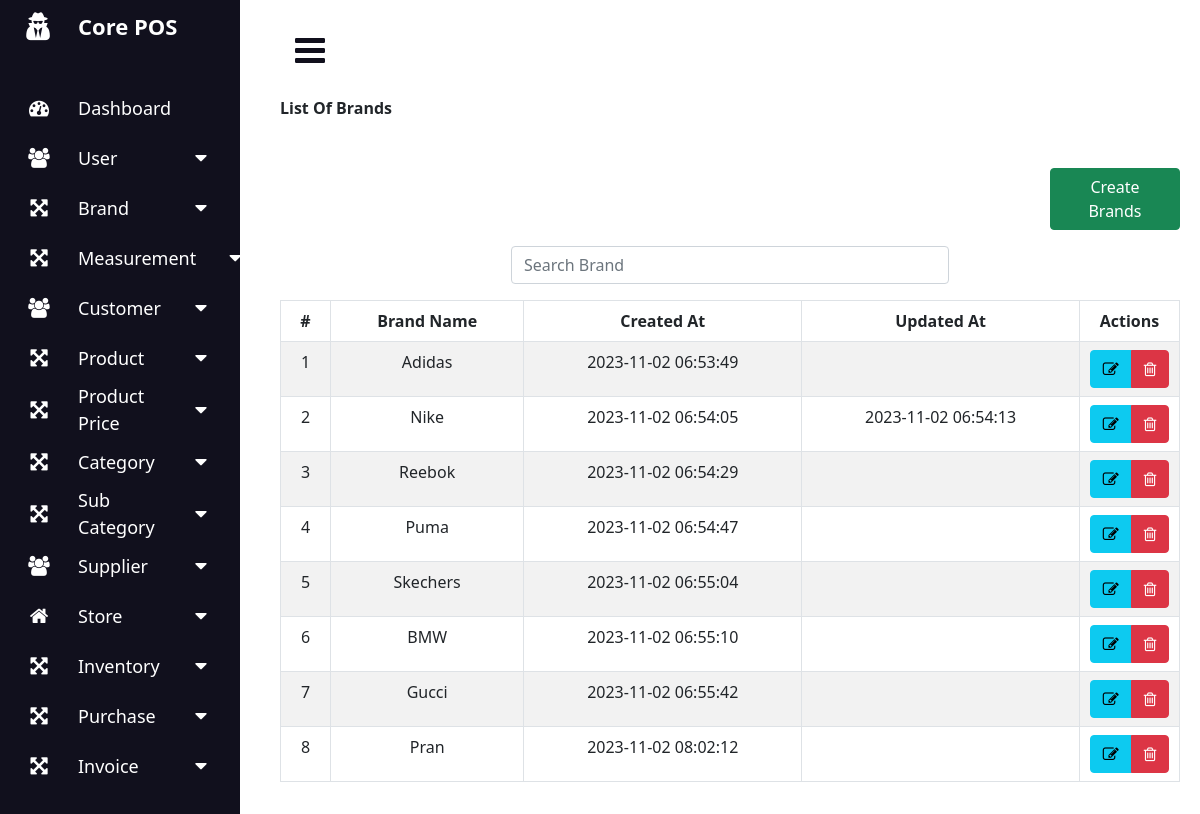
Page /index.php?page=brand_list (signed in) on the committed database.
### tables this page shows
CREATE TABLE `brands` (
  `id` int(11) NOT NULL,
  `brand_name` varchar(255) DEFAULT NULL,
  `created_at` timestamp NOT NULL DEFAULT current_timestamp(),
  `updated_at` timestamp NULL DEFAULT NULL ON UPDATE current_timestamp()
);

### brand_list.php (the view, shortened to what this page needs)
<?php
$conn = mysqli_connect("localhost","root","","core_pos");
?>
<?php
$brands = "SELECT * FROM brands";
$result = $conn->query($brands);
?>
<div class="row">
    <div class="col-md-12">
      <div class="panel panel-default">
      <div class="panel-heading">
          <strong>
            <span>List Of Brands</span>
         </strong>
        </div>
      <div class="row mt-5">
                  <div class="col-sm-10"></div>
                  <div class="col-sm-2">
                  <div class="col-lg-12 col-md-12 col-xl-12 text-right mb-3">
                    <a href="index.php?page=add_brand" class="btn btn-success float-right">Create Brands</a>
                  </div>
                  </div>
                </div>
                <div class="row">
              <div class="col-md-3"></div>
                <div class="col-md-6">
                  <form action="" method="GET">
                    <div class="input-group mb-3">
                      <input type="text" name="search" id="search_text_brand" class="form-control" placeholder="Search Brand">
                    </div>
                  </form>
                </div>
                <div class="col-md-3"></div>
                </div>
        <div class="panel-body">
          <table class="table table-bordered table-striped" id="table_data">
            <thead>
              <tr>
                <th class="text-center" style="width: 50px;">#</th>
                <th class="text-center"> Brand Name</th>
                <th class="text-center"> Created At </th>
                <th class="text-center"> Updated At </th>
                <th class="text-center" style="width: 100px;"> Actions </th>
              </tr>
            </thead>
            <tbody>
              <tr>
                <?php $n=1; foreach($result as $row):
                  ?>
                <td class="text-center"><?php echo $n++; ?></td>
                <td class="text-center"> <?php echo $row['brand_name']; ?></td>
                <td class="text-center"> <?php  echo $row['created_at']; ?></td>
                <td class="text-center"> <?php  echo $row['updated_at']; ?></td>
                <td class="text-center">
                  <div class="btn-group">
                    <a href="index.php?page=edit_brand&id=<?php echo (int)$row['id'];?>" class="btn btn-info btn-xs"  title="Edit" data-toggle="tooltip">
                      <span ><i class="fa fa-pencil-square-o" aria-hidden="true"></i></span>
                    </a>
                    <a href="index.php?page=delete_brand&id=<?php echo (int)$row['id'];?>" class="btn btn-danger btn-xs"  title="Delete" data-toggle="tooltip">
                      <span><i class="fa fa-trash-o" aria-hidden="true"></i></span>
                    </a>
                  </div>
                </td>
              </tr>
              <?php endforeach;?>
            </tbody>
        </div>
      </div>
    </div>
  </div>

### styles.css (style rules this page uses)
* { margin: 0; padding: 0; box-sizing: border-box; }

### rows in the picture
brands: brand_name "Adidas", created_at "2023-11-02 06:53:49"
brands: brand_name "Nike", created_at "2023-11-02 06:54:05", updated_at "2023-11-02 06:54:13"
brands: brand_name "Reebok", created_at "2023-11-02 06:54:29"
brands: brand_name "Puma", created_at "2023-11-02 06:54:47"
brands: brand_name "Skechers", created_at "2023-11-02 06:55:04"
brands: brand_name "BMW", created_at "2023-11-02 06:55:10"
brands: brand_name "Gucci", created_at "2023-11-02 06:55:42"
brands: brand_name "Pran", created_at "2023-11-02 08:02:12"
